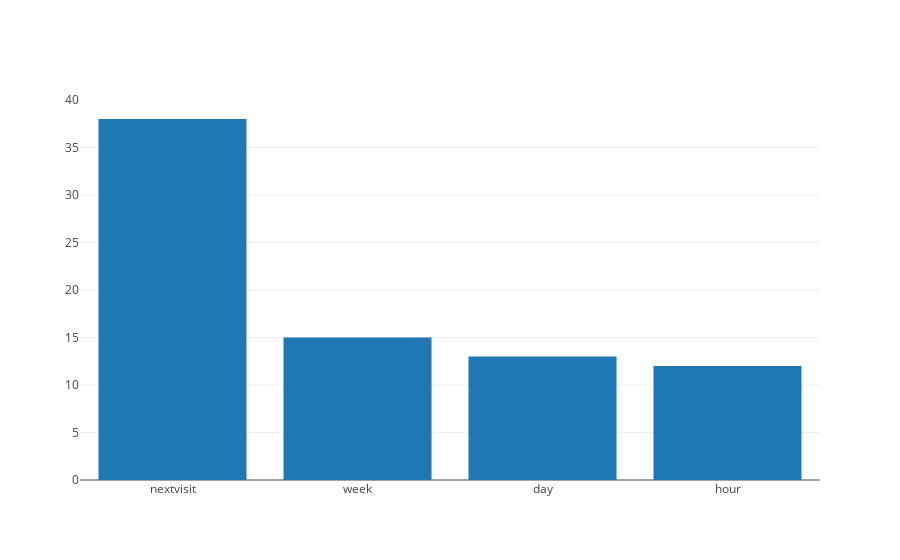

This figure's notebook cell:
### Code cell
survey_results = get_survey_results_across_all_users()
print(survey_results)
print(chisquare(list(survey_results.values())))
plot_dict_as_bar(survey_results)

### Figure 1 — Plotly figure (JSON) as saved in the notebook; plotly's stock layout.template omitted (floating-point values rounded to 4 significant figures)
{"data": [{"type": "bar", "uid": "03e887d7-0f6b-4a58-9b22-1fe154db0799", "x": ["nextvisit", "week", "day", "hour"], "y": [38, 15, 13, 12]}], "layout": {}}
